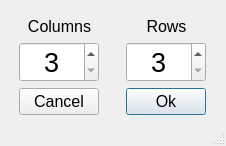
<?xml version="1.0" encoding="UTF-8"?>
<ui version="4.0">
 <class>BoardResizeWindow</class>
 <widget class="QMainWindow" name="BoardResizeWindow">
  <property name="geometry">
   <rect>
    <x>0</x>
    <y>0</y>
    <width>226</width>
    <height>146</height>
   </rect>
  </property>
  <property name="windowTitle">
   <string>MainWindow</string>
  </property>
  <widget class="QWidget" name="centralwidget">
   <layout class="QGridLayout" name="mainWindowGridLayout">
    <item row="0" column="0">
     <layout class="QGridLayout" name="primaryGridLayout">
      <item row="4" column="3">
       <spacer name="okayButtonLeftSpacer">
        <property name="orientation">
         <enum>Qt::Horizontal</enum>
        </property>
        <property name="sizeHint" stdset="0">
         <size>
          <width>40</width>
          <height>20</height>
         </size>
        </property>
       </spacer>
      </item>
      <item row="2" column="4" rowspan="2">
       <widget class="QSpinBox" name="rowsBox">
        <property name="maximumSize">
         <size>
          <width>16777215</width>
          <height>16777215</height>
         </size>
        </property>
        <property name="font">
         <font>
          <pointsize>20</pointsize>
         </font>
        </property>
        <property name="alignment">
         <set>Qt::AlignCenter</set>
        </property>
        <property name="suffix">
         <string/>
        </property>
        <property name="minimum">
         <number>3</number>
        </property>
        <property name="maximum">
         <number>100</number>
        </property>
       </widget>
      </item>
      <item row="2" column="1" rowspan="2">
       <widget class="QSpinBox" name="columnsBox">
        <property name="maximumSize">
         <size>
          <width>16777215</width>
          <height>16777215</height>
         </size>
        </property>
        <property name="font">
         <font>
          <pointsize>20</pointsize>
         </font>
        </property>
        <property name="alignment">
         <set>Qt::AlignCenter</set>
        </property>
        <property name="suffix">
         <string/>
        </property>
        <property name="minimum">
         <number>3</number>
        </property>
        <property name="maximum">
         <number>100</number>
        </property>
       </widget>
      </item>
      <item row="4" column="4">
       <widget class="QPushButton" name="okayButton">
        <property name="font">
         <font>
          <pointsize>12</pointsize>
         </font>
        </property>
        <property name="text">
         <string>Ok</string>
        </property>
        <property name="default">
         <bool>true</bool>
        </property>
       </widget>
      </item>
      <item row="1" column="0" colspan="3">
       <widget class="QLabel" name="columnLabel">
        <property name="font">
         <font>
          <pointsize>12</pointsize>
         </font>
        </property>
        <property name="text">
         <string>Columns</string>
        </property>
        <property name="alignment">
         <set>Qt::AlignCenter</set>
        </property>
       </widget>
      </item>
      <item row="3" column="3">
       <spacer name="rowsBoxLeftSpacer">
        <property name="orientation">
         <enum>Qt::Horizontal</enum>
        </property>
        <property name="sizeHint" stdset="0">
         <size>
          <width>40</width>
          <height>20</height>
         </size>
        </property>
       </spacer>
      </item>
      <item row="3" column="2">
       <spacer name="columnsBoxRightSpacer">
        <property name="orientation">
         <enum>Qt::Horizontal</enum>
        </property>
        <property name="sizeHint" stdset="0">
         <size>
          <width>40</width>
          <height>20</height>
         </size>
        </property>
       </spacer>
      </item>
      <item row="0" column="0" colspan="3">
       <spacer name="columnsSpacer">
        <property name="orientation">
         <enum>Qt::Vertical</enum>
        </property>
        <property name="sizeHint" stdset="0">
         <size>
          <width>20</width>
          <height>40</height>
         </size>
        </property>
       </spacer>
      </item>
      <item row="0" column="3" colspan="3">
       <spacer name="rowsSpacer">
        <property name="orientation">
         <enum>Qt::Vertical</enum>
        </property>
        <property name="sizeHint" stdset="0">
         <size>
          <width>20</width>
          <height>40</height>
         </size>
        </property>
       </spacer>
      </item>
      <item row="3" column="0">
       <spacer name="columnsBoxLeftSpacer">
        <property name="orientation">
         <enum>Qt::Horizontal</enum>
        </property>
        <property name="sizeHint" stdset="0">
         <size>
          <width>40</width>
          <height>20</height>
         </size>
        </property>
       </spacer>
      </item>
      <item row="3" column="5">
       <spacer name="rowsBoxRightSpacer">
        <property name="orientation">
         <enum>Qt::Horizontal</enum>
        </property>
        <property name="sizeHint" stdset="0">
         <size>
          <width>40</width>
          <height>20</height>
         </size>
        </property>
       </spacer>
      </item>
      <item row="4" column="5">
       <spacer name="okayButtonRightSpacer">
        <property name="orientation">
         <enum>Qt::Horizontal</enum>
        </property>
        <property name="sizeHint" stdset="0">
         <size>
          <width>40</width>
          <height>20</height>
         </size>
        </property>
       </spacer>
      </item>
      <item row="1" column="3" colspan="3">
       <widget class="QLabel" name="rowsLabel">
        <property name="font">
         <font>
          <pointsize>12</pointsize>
         </font>
        </property>
        <property name="text">
         <string>Rows</string>
        </property>
        <property name="alignment">
         <set>Qt::AlignCenter</set>
        </property>
       </widget>
      </item>
      <item row="4" column="1">
       <widget class="QPushButton" name="cancelButton">
        <property name="font">
         <font>
          <pointsize>12</pointsize>
         </font>
        </property>
        <property name="text">
         <string>Cancel</string>
        </property>
       </widget>
      </item>
      <item row="4" column="2">
       <spacer name="cancelButtonRightSpacer">
        <property name="orientation">
         <enum>Qt::Horizontal</enum>
        </property>
        <property name="sizeHint" stdset="0">
         <size>
          <width>40</width>
          <height>20</height>
         </size>
        </property>
       </spacer>
      </item>
      <item row="4" column="0">
       <spacer name="cancelButtonLeftSpacer">
        <property name="orientation">
         <enum>Qt::Horizontal</enum>
        </property>
        <property name="sizeHint" stdset="0">
         <size>
          <width>40</width>
          <height>20</height>
         </size>
        </property>
       </spacer>
      </item>
     </layout>
    </item>
   </layout>
  </widget>
  <widget class="QStatusBar" name="statusBar"/>
 </widget>
 <resources/>
 <connections/>
</ui>
